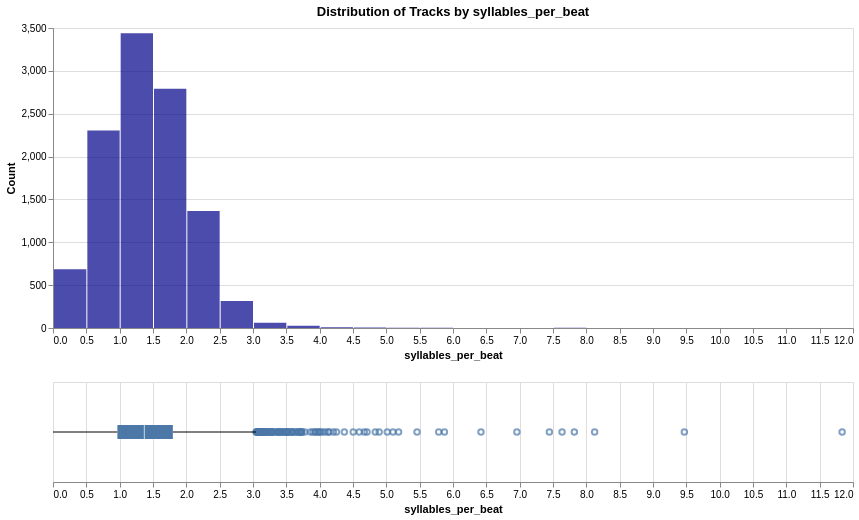

The notebook cell saved with this chart:
### Markdown cell above
### explicitness_density

The ratio of total swear words (Italian + English) to the total number of tokens. Captures the "explicitness" of the content.

### Code cell
df['explicitness_density'] = (df['swear_IT'].fillna(0) + df['swear_EN'].fillna(0)) / df['n_tokens']
df['explicitness_density'] = df['explicitness_density'].fillna(0)  #handle div by zero

analyze_distribution(df, 'syllables_per_beat', 'syllables_per_beat', 'darkblue')

### Figure 1 — Vega specification as saved in the notebook (floating-point values rounded to 4 significant figures)
{"$schema": "https://vega.github.io/schema/vega/v5.json", "data": [{"name": "source_0"}, {"name": "data_0", "values": [{"__count": 2790, "bin_maxbins_10_syllables_per_beat": 0.0, "bin_maxbins_10_syllables_per_beat_end": 2.0, "bin_maxbins_40_syllables_per_beat": 1.5, "bin_maxbins_40_syllables_per_beat_end": 2.0}, {"__count": 2303, "bin_maxbins_10_syllables_per_beat": 0.0, "bin_maxbins_10_syllables_per_beat_end": 2.0, "bin_maxbins_40_syllables_per_beat": 0.5, "bin_maxbins_40_syllables_per_beat_end": 1.0}, {"__count": 3439, "bin_maxbins_10_syllables_per_beat": 0.0, "bin_maxbins_10_syllables_per_beat_end": 2.0, "bin_maxbins_40_syllables_per_beat": 1.0, "bin_maxbins_40_syllables_per_beat_end": 1.5}, {"__count": 1366, "bin_maxbins_10_syllables_per_beat": 2.0, "bin_maxbins_10_syllables_per_beat_end": 4.0, "bin_maxbins_40_syllables_per_beat": 2.0, "bin_maxbins_40_syllables_per_beat_end": 2.5}, {"__count": 316, "bin_maxbins_10_syllables_per_beat": 2.0, "bin_maxbins_10_syllables_per_beat_end": 4.0, "bin_maxbins_40_syllables_per_beat": 2.5, "bin_maxbins_40_syllables_per_beat_end": 3.0}, {"__count": 685, "bin_maxbins_10_syllables_per_beat": 0.0, "bin_maxbins_10_syllables_per_beat_end": 2.0, "bin_maxbins_40_syllables_per_beat": 0.0, "bin_maxbins_40_syllables_per_beat_end": 0.5}, {"__count": 26, "bin_maxbins_10_syllables_per_beat": 2.0, "bin_maxbins_10_syllables_per_beat_end": 4.0, "bin_maxbins_40_syllables_per_beat": 3.5, "bin_maxbins_40_syllables_per_beat_end": 4.0}, {"__count": 62, "bin_maxbins_10_syllables_per_beat": 2.0, "bin_maxbins_10_syllables_per_beat_end": 4.0, "bin_maxbins_40_syllables_per_beat": 3.0, "bin_maxbins_40_syllables_per_beat_end": 3.5}, {"__count": 6, "bin_maxbins_10_syllables_per_beat": 4.0, "bin_maxbins_10_syllables_per_beat_end": 6.0, "bin_maxbins_40_syllables_per_beat": 4.5, "bin_maxbins_40_syllables_per_beat_end": 5.0}, {"__count": 4, "bin_maxbins_10_syllables_per_beat": 4.0, "bin_maxbins_10_syllables_per_beat_end": 6.0, "bin_maxbins_40_syllables_per_beat": 5.0, "bin_maxbins_40_syllables_per_beat_end": 5.5}, {"__count": 2, "bin_maxbins_10_syllables_per_beat": 4.0, "bin_maxbins_10_syllables_per_beat_end": 6.0, "bin_maxbins_40_syllables_per_beat": 5.5, "bin_maxbins_40_syllables_per_beat_end": 6.0}, {"__count": 8, "bin_maxbins_10_syllables_per_beat": 4.0, "bin_maxbins_10_syllables_per_beat_end": 6.0, "bin_maxbins_40_syllables_per_beat": 4.0, "bin_maxbins_40_syllables_per_beat_end": 4.5}, {"__count": 2, "bin_maxbins_10_syllables_per_beat": 6.0, "bin_maxbins_10_syllables_per_beat_end": 8.0, "bin_maxbins_40_syllables_per_beat": 7.5, "bin_maxbins_40_syllables_per_beat_end": 8.0}, {"__count": 1, "bin_maxbins_10_syllables_per_beat": 8.0, "bin_maxbins_10_syllables_per_beat_end": 10.0, "bin_maxbins_40_syllables_per_beat": 9.0, "bin_maxbins_40_syllables_per_beat_end": 9.5}, {"__count": 1, "bin_maxbins_10_syllables_per_beat": 6.0, "bin_maxbins_10_syllables_per_beat_end": 8.0, "bin_maxbins_40_syllables_per_beat": 7.0, "bin_maxbins_40_syllables_per_beat_end": 7.5}, {"__count": 1, "bin_maxbins_10_syllables_per_beat": 8.0, "bin_maxbins_10_syllables_per_beat_end": 10.0, "bin_maxbins_40_syllables_per_beat": 8.0, "bin_maxbins_40_syllables_per_beat_end": 8.5}, {"__count": 1, "bin_maxbins_10_syllables_per_beat": 6.0, "bin_maxbins_10_syllables_per_beat_end": 8.0, "bin_maxbins_40_syllables_per_beat": 6.0, "bin_maxbins_40_syllables_per_beat_end": 6.5}, {"__count": 1, "bin_maxbins_10_syllables_per_beat": 10.0, "bin_maxbins_10_syllables_per_beat_end": 12.0, "bin_maxbins_40_syllables_per_beat": 11.5, "bin_maxbins_40_syllables_per_beat_end": 12.0}, {"__count": 1, "bin_maxbins_10_syllables_per_beat": 6.0, "bin_maxbins_10_syllables_per_beat_end": 8.0, "bin_maxbins_40_syllables_per_beat": 6.5, "bin_maxbins_40_syllables_per_beat_end": 7.0}]}, {"name": "data_1"}, {"name": "data_2", "values": [{"syllables_per_beat": 3.524}, {"syllables_per_beat": 3.277}, {"syllables_per_beat": 3.048}, {"syllables_per_beat": 4.711}, {"syllables_per_beat": 3.931}, {"syllables_per_beat": 5.461}, {"syllables_per_beat": 3.098}, {"syllables_per_beat": 3.212}, {"syllables_per_beat": 3.653}, {"syllables_per_beat": 3.05}, {"syllables_per_beat": 3.068}, {"syllables_per_beat": 3.612}, {"syllables_per_beat": 3.73}, {"syllables_per_beat": 5.014}, {"syllables_per_beat": 5.871}, {"syllables_per_beat": 3.255}, {"syllables_per_beat": 4.037}, {"syllables_per_beat": 3.295}, {"syllables_per_beat": 4.835}, {"syllables_per_beat": 3.484}, {"syllables_per_beat": 7.636}, {"syllables_per_beat": 3.722}, {"syllables_per_beat": 4.205}, {"syllables_per_beat": 4.129}, {"syllables_per_beat": 3.942}, {"syllables_per_beat": 3.066}, {"syllables_per_beat": 3.286}, {"syllables_per_beat": 3.222}, {"syllables_per_beat": 3.146}, {"syllables_per_beat": 3.715}, {"syllables_per_beat": 3.14}, {"syllables_per_beat": 3.095}, {"syllables_per_beat": 3.588}, {"syllables_per_beat": 4.892}, {"syllables_per_beat": 3.1}, {"syllables_per_beat": 4.082}, {"syllables_per_beat": 4.67}, {"syllables_per_beat": 3.17}, {"syllables_per_beat": 3.426}, {"syllables_per_beat": 3.398}, {"syllables_per_beat": 3.12}, {"syllables_per_beat": 3.2}, {"syllables_per_beat": 3.54}, {"syllables_per_beat": 3.267}, {"syllables_per_beat": 3.399}, {"syllables_per_beat": 9.47}, {"syllables_per_beat": 3.114}, {"syllables_per_beat": 3.979}, {"syllables_per_beat": 3.522}, {"syllables_per_beat": 3.231}, {"syllables_per_beat": 3.077}, {"syllables_per_beat": 3.432}, {"syllables_per_beat": 4.142}, {"syllables_per_beat": 5.1}, {"syllables_per_beat": 3.585}, {"syllables_per_beat": 4.008}, {"syllables_per_beat": 3.462}, {"syllables_per_beat": 3.66}, {"syllables_per_beat": 3.153}, {"syllables_per_beat": 3.678}, {"syllables_per_beat": 3.861}, {"syllables_per_beat": 3.125}, {"syllables_per_beat": 3.172}, {"syllables_per_beat": 3.5}, {"syllables_per_beat": 5.184}, {"syllables_per_beat": 3.095}, {"syllables_per_beat": 3.712}, {"syllables_per_beat": 3.202}, {"syllables_per_beat": 4.595}, {"syllables_per_beat": 7.446}, {"syllables_per_beat": 8.125}, {"syllables_per_beat": 6.42}, {"syllables_per_beat": 5.786}, {"syllables_per_beat": 11.84}, {"syllables_per_beat": 7.82}, {"syllables_per_beat": 4.503}, {"syllables_per_beat": 3.359}, {"syllables_per_beat": 3.498}, {"syllables_per_beat": 3.081}, {"syllables_per_beat": 3.596}, {"syllables_per_beat": 3.12}, {"syllables_per_beat": 3.564}, {"syllables_per_beat": 3.158}, {"syllables_per_beat": 4.252}, {"syllables_per_beat": 3.162}, {"syllables_per_beat": 3.192}, {"syllables_per_beat": 3.065}, {"syllables_per_beat": 3.704}, {"syllables_per_beat": 3.07}, {"syllables_per_beat": 4.37}, {"syllables_per_beat": 6.959}, {"syllables_per_beat": 3.732}, {"syllables_per_beat": 3.279}, {"syllables_per_beat": 3.504}, {"syllables_per_beat": 3.38}, {"syllables_per_beat": 3.178}, {"syllables_per_beat": 3.451}, {"syllables_per_beat": 3.329}, {"syllables_per_beat": 3.984}, {"syllables_per_beat": 3.37}, {"syllables_per_beat": 3.383}, {"syllables_per_beat": 3.776}, {"syllables_per_beat": 3.898}, {"syllables_per_beat": 3.302}]}, {"name": "data_3"}, {"name": "data_4", "values": [{"lower_box_syllables_per_beat": 0.9658, "lower_whisker_syllables_per_beat": 0.0, "max_syllables_per_beat": 3.045}]}, {"name": "data_5", "values": [{"max_syllables_per_beat": 3.045, "upper_box_syllables_per_beat": 1.798, "upper_whisker_syllables_per_beat": 3.045}]}, {"name": "data_6"}, {"name": "data_7", "values": [{"lower_box_syllables_per_beat": 0.9658, "max_syllables_per_beat": 11.84, "upper_box_syllables_per_beat": 1.798}]}, {"name": "data_8", "values": [{"lower_box_syllables_per_beat": 0.9658, "max_syllables_per_beat": 11.84, "mid_box_syllables_per_beat": 1.37, "upper_box_syllables_per_beat": 1.798}]}, {"name": "data_0_concat_0_y_domain___count", "values": [{"min": 1, "max": 3439}]}], "signals": [{"name": "concat_0_bin_maxbins_40_syllables_per_beat_bins", "value": {"fields": ["syllables_per_beat"], "fname": "bin_syllables_per_beat", "start": 0.0, "step": 0.5, "stop": 12.0}}, {"name": "concat_0_height", "value": 300}, {"name": "concat_1_height", "value": 100}], "marks": [{"type": "group", "name": "concat_0_group", "encode": {"update": {"height": {"signal": "concat_0_height"}, "width": {"signal": "width"}}}, "marks": [{"type": "rect", "name": "concat_0_marks", "from": {"data": "data_0"}, "encode": {"update": {"fill": {"value": "darkblue"}, "x2": {"field": "bin_maxbins_40_syllables_per_beat", "scale": "concat_0_x", "offset": {"signal": "0.5 + (abs(scale(\"concat_0_x\", datum[\"bin_maxbins_40_syllables_per_beat_end\"]) - scale(\"concat_0_x\", datum[\"bin_maxbins_40_syllables_per_beat\"])) < 0.25 ? -0.5 * (0.25 - (abs(scale(\"concat_0_x\", datum[\"bin_maxbins_40_syllables_per_beat_end\"]) - scale(\"concat_0_x\", datum[\"bin_maxbins_40_syllables_per_beat\"])))) : 0.5)"}}, "x": {"field": "bin_maxbins_40_syllables_per_beat_end", "scale": "concat_0_x", "offset": {"signal": "0.5 + (abs(scale(\"concat_0_x\", datum[\"bin_maxbins_40_syllables_per_beat_end\"]) - scale(\"concat_0_x\", datum[\"bin_maxbins_40_syllables_per_beat\"])) < 0.25 ? 0.5 * (0.25 - (abs(scale(\"concat_0_x\", datum[\"bin_maxbins_40_syllables_per_beat_end\"]) - scale(\"concat_0_x\", datum[\"bin_maxbins_40_syllables_per_beat\"])))) : -0.5)"}}, "opacity": {"value": 0.7}, "y": {"field": "__count", "scale": "concat_0_y"}, "y2": {"value": 0, "scale": "concat_0_y"}, "tooltip": {"signal": "{\"syllables_per_beat (binned)\": !isValid(datum[\"bin_maxbins_10_syllables_per_beat\"]) || !isFinite(+datum[\"bin_maxbins_10_syllables_per_beat\"]) ? \"null\" : format(datum[\"bin_maxbins_10_syllables_per_beat\"], \"\") + \" – \" + format(datum[\"bin_maxbins_10_syllables_per_beat_end\"], \"\"), \"Count of Records\": format(datum[\"__count\"], \"\")}"}}}, "style": ["bar"]}], "axes": [{"scale": "concat_0_y", "gridScale": "concat_0_x", "orient": "left", "zindex": 0, "tickCount": {"signal": "ceil(concat_0_height/40)"}, "minExtent": 0, "maxExtent": 0, "labels": false, "grid": true, "aria": false, "domain": false, "ticks": false}, {"scale": "concat_0_x", "grid": false, "title": "syllables_per_beat", "labelOverlap": true, "orient": "bottom", "labelFlush": true, "tickCount": {"signal": "ceil(width/10)"}, "zindex": 0}, {"scale": "concat_0_y", "labelOverlap": true, "tickCount": {"signal": "ceil(concat_0_height/40)"}, "zindex": 0, "grid": false, "title": "Count", "orient": "left"}], "title": {"text": "Distribution of Tracks by syllables_per_beat", "frame": "group"}, "style": "cell"}, {"type": "group", "name": "concat_1_group", "encode": {"update": {"width": {"signal": "width"}, "height": {"signal": "concat_1_height"}}}, "signals": [{"name": "height", "update": "concat_1_height"}], "marks": [{"type": "symbol", "name": "concat_1_layer_0_layer_0_marks", "from": {"data": "data_2"}, "encode": {"update": {"y": {"signal": "concat_1_height", "mult": 0.5}, "fill": {"value": "transparent"}, "stroke": {"value": "#4c78a8"}, "x": {"field": "syllables_per_beat", "scale": "concat_1_x"}, "opacity": {"value": 0.7}}}, "style": ["point", "boxplot-outliers"]}, {"type": "rule", "name": "concat_1_layer_0_layer_1_layer_0_marks", "from": {"data": "data_4"}, "encode": {"update": {"tooltip": {"signal": "format(datum[\"max_syllables_per_beat\"], \"\")"}, "x": {"field": "lower_whisker_syllables_per_beat", "scale": "concat_1_x"}, "stroke": {"value": "black"}, "x2": {"field": "lower_box_syllables_per_beat", "scale": "concat_1_x"}, "y": {"signal": "concat_1_height", "mult": 0.5}}}, "aria": false, "style": ["rule", "boxplot-rule"]}, {"type": "rule", "name": "concat_1_layer_0_layer_1_layer_1_marks", "from": {"data": "data_5"}, "encode": {"update": {"tooltip": {"signal": "format(datum[\"max_syllables_per_beat\"], \"\")"}, "stroke": {"value": "black"}, "y": {"signal": "concat_1_height", "mult": 0.5}, "x2": {"field": "upper_whisker_syllables_per_beat", "scale": "concat_1_x"}, "x": {"field": "upper_box_syllables_per_beat", "scale": "concat_1_x"}}}, "aria": false, "style": ["rule", "boxplot-rule"]}, {"type": "rect", "name": "concat_1_layer_1_layer_0_marks", "from": {"data": "data_7"}, "encode": {"update": {"yc": {"signal": "concat_1_height", "mult": 0.5}, "height": {"value": 14}, "tooltip": {"signal": "format(datum[\"max_syllables_per_beat\"], \"\")"}, "x2": {"field": "upper_box_syllables_per_beat", "scale": "concat_1_x"}, "fill": {"value": "#4c78a8"}, "x": {"field": "lower_box_syllables_per_beat", "scale": "concat_1_x"}}}, "style": ["bar", "boxplot-box"]}, {"type": "rect", "name": "concat_1_layer_1_layer_1_marks", "from": {"data": "data_8"}, "encode": {"update": {"height": {"value": 14}, "yc": {"signal": "concat_1_height", "mult": 0.5}, "fill": [{"value": "#4c78a8", "test": "datum['lower_box_syllables_per_beat'] >= datum['upper_box_syllables_per_beat']"}, {"value": "white"}], "width": {"value": 1}, "opacity": {"value": 0.7}, "tooltip": {"signal": "format(datum[\"max_syllables_per_beat\"], \"\")"}, "xc": {"field": "mid_box_syllables_per_beat", "scale": "concat_1_x"}}}, "aria": false, "style": ["tick", "boxplot-median"]}], "axes": [{"scale": "concat_1_x", "minExtent": 0, "tickCount": {"signal": "ceil(width/40)"}, "aria": false, "orient": "bottom", "ticks": false, "labels": false, "grid": true, "maxExtent": 0, "domain": false, "zindex": 0}, {"scale": "concat_1_x", "tickCount": {"signal": "ceil(width/40)"}, "zindex": 0, "grid": false, "orient": "bottom", "labelFlush": true, "labelOverlap": true, "title": "syllables_per_beat"}], "style": "cell"}], "scales": [{"name": "concat_0_x", "type": "linear", "domain": {"signal": "[concat_0_bin_maxbins_40_syllables_per_beat_bins.start, concat_0_bin_maxbins_40_syllables_per_beat_bins.stop]"}, "range": [0, {"signal": "width"}], "bins": {"signal": "concat_0_bin_maxbins_40_syllables_per_beat_bins"}, "zero": false}, {"name": "concat_0_y", "type": "linear", "domain": [{"signal": "(data(\"data_0_concat_0_y_domain___count\")[0] || {}).min"}, {"signal": "(data(\"data_0_concat_0_y_domain___count\")[0] || {}).max"}], "range": [{"signal": "concat_0_height"}, 0], "zero": true, "nice": true}, {"name": "concat_1_x", "type": "linear", "domain": {"fields": [{"data": "data_2", "field": "syllables_per_beat"}, {"data": "data_4", "field": "lower_whisker_syllables_per_beat"}, {"data": "data_4", "field": "lower_box_syllables_per_beat"}, {"data": "data_5", "field": "upper_box_syllables_per_beat"}, {"data": "data_5", "field": "upper_whisker_syllables_per_beat"}, {"data": "data_7", "field": "lower_box_syllables_per_beat"}, {"data": "data_7", "field": "upper_box_syllables_per_beat"}, {"data": "data_8", "field": "mid_box_syllables_per_beat"}]}, "range": [0, {"signal": "width"}], "nice": true, "zero": true}], "background": "white", "width": 800, "padding": 5, "layout": {"padding": 20, "columns": 1, "bounds": "full", "align": "each"}}
